Frame 1 (no input): blank canvas, image omitted
Frame 60 (the mouse pressed at the canvas centre just before this capture): blank canvas, image omitted
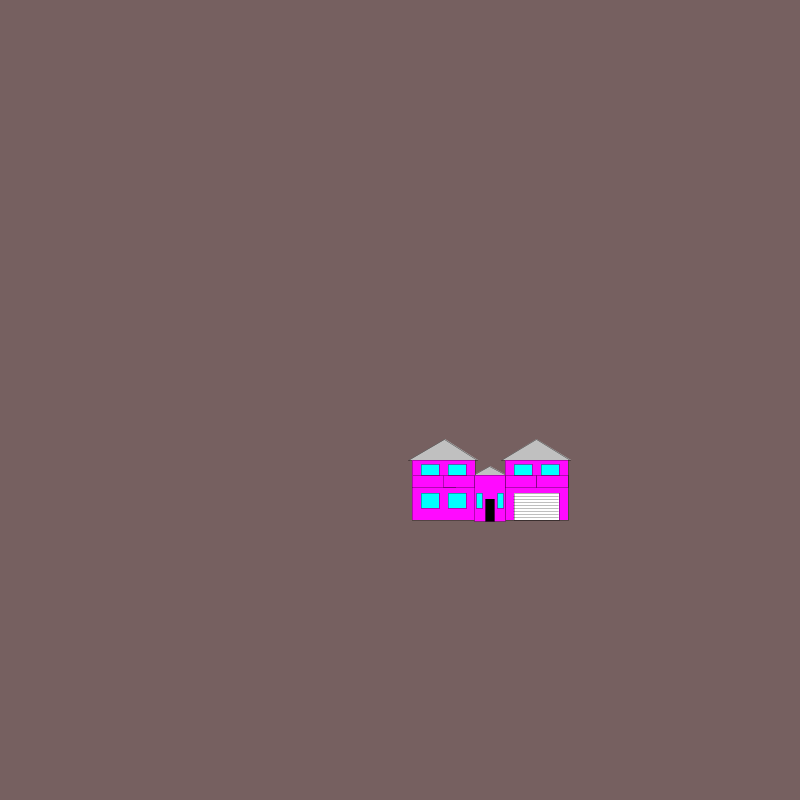
Frame 120 (the mouse held since frame 60 and released just before this capture)

The Processing sketch whose frames 1 and 60 were blank and that drew this single picture after the mouse press (run headless with seeded random() and noise(); from frame 60 on, the mouse is pressed at the canvas centre):

// Processing sketch: sketch_171013b
// ── sketch_171013b.pde
void setup() {
  size(800, 800);
}

void draw() {
  background(#766060);
  pushMatrix();
  translate(mouseX,mouseY);
  scale(.3);
  rotate(radians(second()*90));
  fill(192, 192, 192);
  stroke(0);
  triangle(30, 200, 150, 130, 260, 200); 
  triangle(340, 200, 455, 130, 570, 200);
  triangle(245, 250, 300, 220, 355, 250);

  fill(255, 10, 255);
  stroke(0);
  rect(40, 200, 210, 200); 
  rect(350, 200, 210, 200); 
  rect(248, 250, 104, 155);


  fill(0);
  rect(285, 330, 30, 75);

  fill(255, 10, 255);
  rect(40, 250, 144, 40);
  rect(144, 250, 104, 40);
  rect(352, 250, 104, 40);
  rect(456, 250, 104, 40);

  fill(0, 255, 255);
  rect(70, 215, 60, 35);
  rect(160, 215, 60, 35);
  rect(380, 215, 60, 35);
  rect(470, 215, 60, 35);
  rect(70, 310, 60, 50);
  rect(160, 310, 60, 50);
  rect(255, 310, 20, 50);
  rect(325, 310, 20, 50);


  fill(255);
  rect(380, 310, 150, 90);
  line(380, 320, 530, 320);
  line(380, 330, 530, 330);
  line(380, 340, 530, 340);
  line(380, 350, 530, 350);
  line(380, 360, 530, 360);
  line(380, 370, 530, 370);
  line(380, 380, 530, 380);
  line(380, 390, 530, 390);
  printMatrix();
  popMatrix();
}
